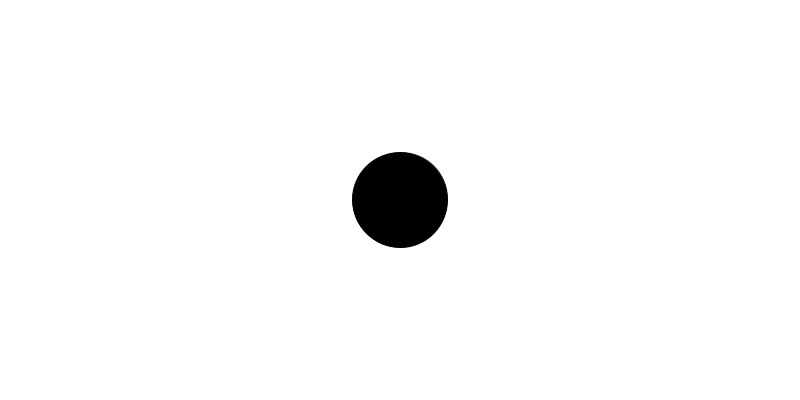
Frame 1 (no input)
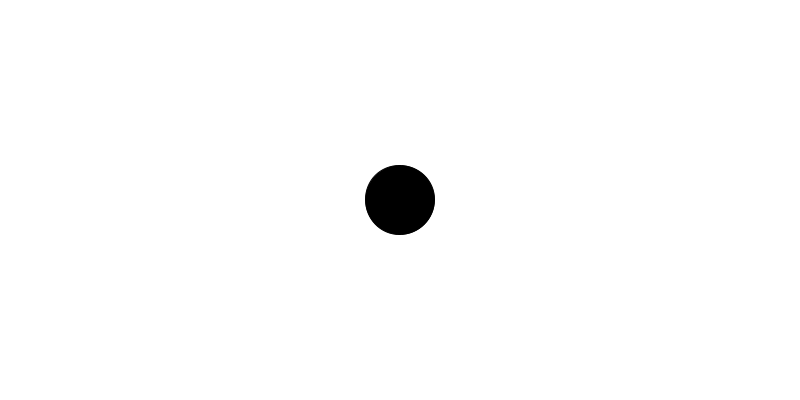
Frame 60 (the mouse pressed at the canvas centre just before this capture)
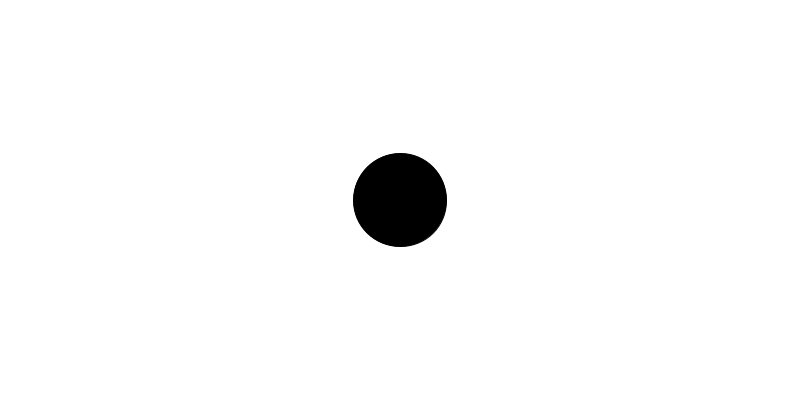
Frame 120 (the mouse held since frame 60 and released just before this capture)

The Processing sketch that drew these frames (run headless with seeded random() and noise(); from frame 60 on, the mouse is pressed at the canvas centre):

// Processing sketch: N1_4_customDistribution
// ── N1_4_customDistribution.pde
import java.util.Random;
Random gen;
void setup() {
  size(800,400);
  background(255);
  gen = new Random();
}

void draw() {
  background(255);
  float h = (float) gen.nextGaussian();
  h = h * 10;
  h = h + 100;
  println(ranmoo());
  h =ranmoo()*100;
  fill(0);
  ellipse(width/2,height/2,h,h);
}

float ranmoo() {
  float r1,r2;
  boolean foundone = false;
  int hack = 0;
  while (!foundone && hack < 10000) {
    r1 = (float) random(1);
    r2 = (float) random(1);
    float y = r1* r1;
    if (r2 < y) {
      foundone = true;
      return r1;
    }
    hack++;
  }
  return 0;
}
